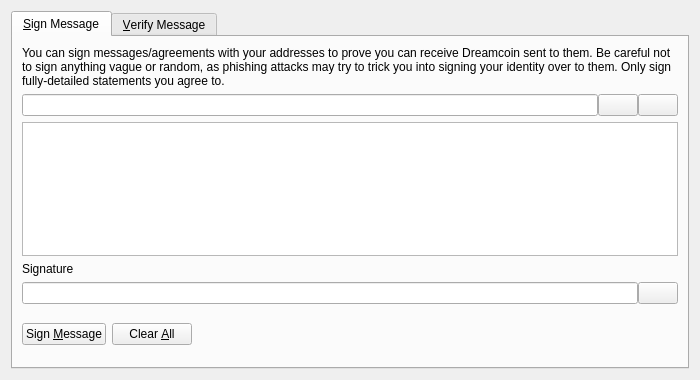
<?xml version="1.0" encoding="UTF-8"?>
<ui version="4.0">
 <class>SignVerifyMessageDialog</class>
 <widget class="QDialog" name="SignVerifyMessageDialog">
  <property name="geometry">
   <rect>
    <x>0</x>
    <y>0</y>
    <width>700</width>
    <height>380</height>
   </rect>
  </property>
  <property name="windowTitle">
   <string>Signatures - Sign / Verify a Message</string>
  </property>
  <property name="modal">
   <bool>true</bool>
  </property>
  <layout class="QVBoxLayout" name="verticalLayout">
   <item>
    <widget class="QTabWidget" name="tabWidget">
     <property name="currentIndex">
      <number>0</number>
     </property>
     <widget class="QWidget" name="tabSignMessage">
      <attribute name="title">
       <string>&amp;Sign Message</string>
      </attribute>
      <layout class="QVBoxLayout" name="verticalLayout_SM">
       <item>
        <widget class="QLabel" name="infoLabel_SM">
         <property name="text">
          <string>You can sign messages/agreements with your addresses to prove you can receive Dreamcoin sent to them. Be careful not to sign anything vague or random, as phishing attacks may try to trick you into signing your identity over to them. Only sign fully-detailed statements you agree to.</string>
         </property>
         <property name="textFormat">
          <enum>Qt::PlainText</enum>
         </property>
         <property name="wordWrap">
          <bool>true</bool>
         </property>
        </widget>
       </item>
       <item>
        <layout class="QHBoxLayout" name="horizontalLayout_1_SM">
         <property name="spacing">
          <number>0</number>
         </property>
         <item>
          <widget class="QValidatedLineEdit" name="addressIn_SM">
           <property name="toolTip">
            <string>The Dreamcoin address to sign the message with</string>
           </property>
          </widget>
         </item>
         <item>
          <widget class="QPushButton" name="addressBookButton_SM">
           <property name="toolTip">
            <string>Choose previously used address</string>
           </property>
           <property name="text">
            <string/>
           </property>
           <property name="shortcut">
            <string>Alt+A</string>
           </property>
           <property name="autoDefault">
            <bool>false</bool>
           </property>
          </widget>
         </item>
         <item>
          <widget class="QPushButton" name="pasteButton_SM">
           <property name="toolTip">
            <string>Paste address from clipboard</string>
           </property>
           <property name="text">
            <string/>
           </property>
           <property name="shortcut">
            <string>Alt+P</string>
           </property>
           <property name="autoDefault">
            <bool>false</bool>
           </property>
          </widget>
         </item>
        </layout>
       </item>
       <item>
        <widget class="QPlainTextEdit" name="messageIn_SM">
         <property name="toolTip">
          <string>Enter the message you want to sign here</string>
         </property>
        </widget>
       </item>
       <item>
        <widget class="QLabel" name="signatureLabel_SM">
         <property name="text">
          <string>Signature</string>
         </property>
         <property name="textFormat">
          <enum>Qt::PlainText</enum>
         </property>
        </widget>
       </item>
       <item>
        <layout class="QHBoxLayout" name="horizontalLayout_2_SM">
         <property name="spacing">
          <number>0</number>
         </property>
         <item>
          <widget class="QLineEdit" name="signatureOut_SM">
           <property name="font">
            <font>
             <italic>true</italic>
            </font>
           </property>
           <property name="readOnly">
            <bool>true</bool>
           </property>
          </widget>
         </item>
         <item>
          <widget class="QPushButton" name="copySignatureButton_SM">
           <property name="toolTip">
            <string>Copy the current signature to the system clipboard</string>
           </property>
           <property name="text">
            <string/>
           </property>
           <property name="autoDefault">
            <bool>false</bool>
           </property>
          </widget>
         </item>
        </layout>
       </item>
       <item>
        <layout class="QHBoxLayout" name="horizontalLayout_3_SM">
         <item>
          <widget class="QPushButton" name="signMessageButton_SM">
           <property name="toolTip">
            <string>Sign the message to prove you own this Dreamcoin address</string>
           </property>
           <property name="text">
            <string>Sign &amp;Message</string>
           </property>
           <property name="autoDefault">
            <bool>false</bool>
           </property>
          </widget>
         </item>
         <item>
          <widget class="QPushButton" name="clearButton_SM">
           <property name="toolTip">
            <string>Reset all sign message fields</string>
           </property>
           <property name="text">
            <string>Clear &amp;All</string>
           </property>
           <property name="autoDefault">
            <bool>false</bool>
           </property>
          </widget>
         </item>
         <item>
          <spacer name="horizontalSpacer_1_SM">
           <property name="orientation">
            <enum>Qt::Horizontal</enum>
           </property>
           <property name="sizeHint" stdset="0">
            <size>
             <width>40</width>
             <height>48</height>
            </size>
           </property>
          </spacer>
         </item>
         <item>
          <widget class="QLabel" name="statusLabel_SM">
           <property name="font">
            <font>
             <weight>75</weight>
             <bold>true</bold>
            </font>
           </property>
           <property name="text">
            <string/>
           </property>
           <property name="wordWrap">
            <bool>true</bool>
           </property>
          </widget>
         </item>
         <item>
          <spacer name="horizontalSpacer_2_SM">
           <property name="orientation">
            <enum>Qt::Horizontal</enum>
           </property>
           <property name="sizeHint" stdset="0">
            <size>
             <width>40</width>
             <height>48</height>
            </size>
           </property>
          </spacer>
         </item>
        </layout>
       </item>
      </layout>
     </widget>
     <widget class="QWidget" name="tabVerifyMessage">
      <attribute name="title">
       <string>&amp;Verify Message</string>
      </attribute>
      <layout class="QVBoxLayout" name="verticalLayout_VM">
       <item>
        <widget class="QLabel" name="infoLabel_VM">
         <property name="text">
          <string>Enter the receiver's address, message (ensure you copy line breaks, spaces, tabs, etc. exactly) and signature below to verify the message. Be careful not to read more into the signature than what is in the signed message itself, to avoid being tricked by a man-in-the-middle attack. Note that this only proves the signing party receives with the address, it cannot prove sendership of any transaction!</string>
         </property>
         <property name="textFormat">
          <enum>Qt::PlainText</enum>
         </property>
         <property name="alignment">
          <set>Qt::AlignLeading|Qt::AlignLeft|Qt::AlignTop</set>
         </property>
         <property name="wordWrap">
          <bool>true</bool>
         </property>
        </widget>
       </item>
       <item>
        <layout class="QHBoxLayout" name="horizontalLayout_1_VM">
         <property name="spacing">
          <number>0</number>
         </property>
         <item>
          <widget class="QValidatedLineEdit" name="addressIn_VM">
           <property name="toolTip">
            <string>The Dreamcoin address the message was signed with</string>
           </property>
          </widget>
         </item>
         <item>
          <widget class="QPushButton" name="addressBookButton_VM">
           <property name="toolTip">
            <string>Choose previously used address</string>
           </property>
           <property name="text">
            <string/>
           </property>
           <property name="shortcut">
            <string>Alt+A</string>
           </property>
           <property name="autoDefault">
            <bool>false</bool>
           </property>
          </widget>
         </item>
        </layout>
       </item>
       <item>
        <widget class="QPlainTextEdit" name="messageIn_VM"/>
       </item>
       <item>
        <widget class="QValidatedLineEdit" name="signatureIn_VM"/>
       </item>
       <item>
        <layout class="QHBoxLayout" name="horizontalLayout_2_VM">
         <item>
          <widget class="QPushButton" name="verifyMessageButton_VM">
           <property name="toolTip">
            <string>Verify the message to ensure it was signed with the specified Dreamcoin address</string>
           </property>
           <property name="text">
            <string>Verify &amp;Message</string>
           </property>
           <property name="autoDefault">
            <bool>false</bool>
           </property>
          </widget>
         </item>
         <item>
          <widget class="QPushButton" name="clearButton_VM">
           <property name="toolTip">
            <string>Reset all verify message fields</string>
           </property>
           <property name="text">
            <string>Clear &amp;All</string>
           </property>
           <property name="autoDefault">
            <bool>false</bool>
           </property>
          </widget>
         </item>
         <item>
          <spacer name="horizontalSpacer_1_VM">
           <property name="orientation">
            <enum>Qt::Horizontal</enum>
           </property>
           <property name="sizeHint" stdset="0">
            <size>
             <width>40</width>
             <height>48</height>
            </size>
           </property>
          </spacer>
         </item>
         <item>
          <widget class="QLabel" name="statusLabel_VM">
           <property name="font">
            <font>
             <weight>75</weight>
             <bold>true</bold>
            </font>
           </property>
           <property name="text">
            <string/>
           </property>
           <property name="wordWrap">
            <bool>true</bool>
           </property>
          </widget>
         </item>
         <item>
          <spacer name="horizontalSpacer_2_VM">
           <property name="orientation">
            <enum>Qt::Horizontal</enum>
           </property>
           <property name="sizeHint" stdset="0">
            <size>
             <width>40</width>
             <height>48</height>
            </size>
           </property>
          </spacer>
         </item>
        </layout>
       </item>
      </layout>
     </widget>
    </widget>
   </item>
  </layout>
 </widget>
 <customwidgets>
  <customwidget>
   <class>QValidatedLineEdit</class>
   <extends>QLineEdit</extends>
   <header>qvalidatedlineedit.h</header>
  </customwidget>
 </customwidgets>
 <resources>
  <include location="../dreamcoin.qrc"/>
 </resources>
 <connections/>
</ui>
